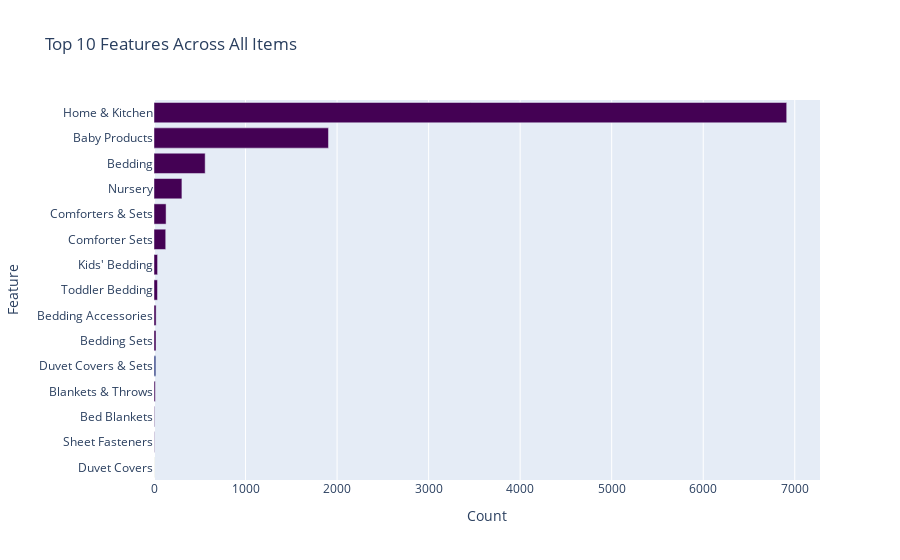

Write notebook code for a chart like this one.
### Code cell
# Count the frequency of each feature
category_counts = feature_frequencies[:15].reset_index()
category_counts.columns = ['features', 'count']

# Sort feature by count for a consistent gradient effect
category_counts.sort_values('count', ascending=True, inplace=True)

# Normalize count values for color mapping
count_normalized = (category_counts['count'] - category_counts['count'].min()) / (category_counts['count'].max() - category_counts['count'].min())

# Manually interpolate colors from Viridis scale
viridis_scale = px.colors.sequential.Viridis
colors = [viridis_scale[int(np.floor(x * (len(viridis_scale) - 1)))] for x in count_normalized]

# Create a horizontal bar chart
fig = go.Figure()

# Add bars with mapped colors
for i, row in category_counts.iterrows():
    fig.add_trace(go.Bar(
        x=[row['count']],
        y=[row['features']],
        orientation='h',
        marker=dict(color=colors[i]),  # Use the manually mapped color
        name=row['features']
    ))

# Update layout
fig.update_layout(
    title="Top 10 Features Across All Items",
    xaxis_title="Count",
    yaxis_title="Feature",
    yaxis=dict(categoryorder='total ascending'),  # Ensure correct order after sorting
    showlegend=False
)

fig.show()

### Figure 1 — Plotly figure (JSON) as saved in the notebook; plotly's stock layout.template omitted (floating-point values rounded to 4 significant figures)
{"data": [{"marker": {"color": "#fde725"}, "name": "Duvet Covers", "orientation": "h", "type": "bar", "x": [1], "y": ["Duvet Covers"]}, {"marker": {"color": "#440154"}, "name": "Sheet Fasteners", "orientation": "h", "type": "bar", "x": [4], "y": ["Sheet Fasteners"]}, {"marker": {"color": "#440154"}, "name": "Bed Blankets", "orientation": "h", "type": "bar", "x": [6], "y": ["Bed Blankets"]}, {"marker": {"color": "#440154"}, "name": "Blankets & Throws", "orientation": "h", "type": "bar", "x": [14], "y": ["Blankets & Throws"]}, {"marker": {"color": "#3e4989"}, "name": "Duvet Covers & Sets", "orientation": "h", "type": "bar", "x": [21], "y": ["Duvet Covers & Sets"]}, {"marker": {"color": "#440154"}, "name": "Bedding Sets", "orientation": "h", "type": "bar", "x": [22], "y": ["Bedding Sets"]}, {"marker": {"color": "#440154"}, "name": "Bedding Accessories", "orientation": "h", "type": "bar", "x": [23], "y": ["Bedding Accessories"]}, {"marker": {"color": "#440154"}, "name": "Toddler Bedding", "orientation": "h", "type": "bar", "x": [38], "y": ["Toddler Bedding"]}, {"marker": {"color": "#440154"}, "name": "Kids' Bedding", "orientation": "h", "type": "bar", "x": [39], "y": ["Kids' Bedding"]}, {"marker": {"color": "#440154"}, "name": "Comforter Sets", "orientation": "h", "type": "bar", "x": [128], "y": ["Comforter Sets"]}, {"marker": {"color": "#440154"}, "name": "Comforters & Sets", "orientation": "h", "type": "bar", "x": [132], "y": ["Comforters & Sets"]}, {"marker": {"color": "#440154"}, "name": "Nursery", "orientation": "h", "type": "bar", "x": [305], "y": ["Nursery"]}, {"marker": {"color": "#440154"}, "name": "Bedding", "orientation": "h", "type": "bar", "x": [559], "y": ["Bedding"]}, {"marker": {"color": "#440154"}, "name": "Baby Products", "orientation": "h", "type": "bar", "x": [1906], "y": ["Baby Products"]}, {"marker": {"color": "#440154"}, "name": "Home & Kitchen", "orientation": "h", "type": "bar", "x": [6912], "y": ["Home & Kitchen"]}], "layout": {"showlegend": false, "title": {"text": "Top 10 Features Across All Items"}, "xaxis": {"title": {"text": "Count"}}, "yaxis": {"categoryorder": "total ascending", "title": {"text": "Feature"}}}}
